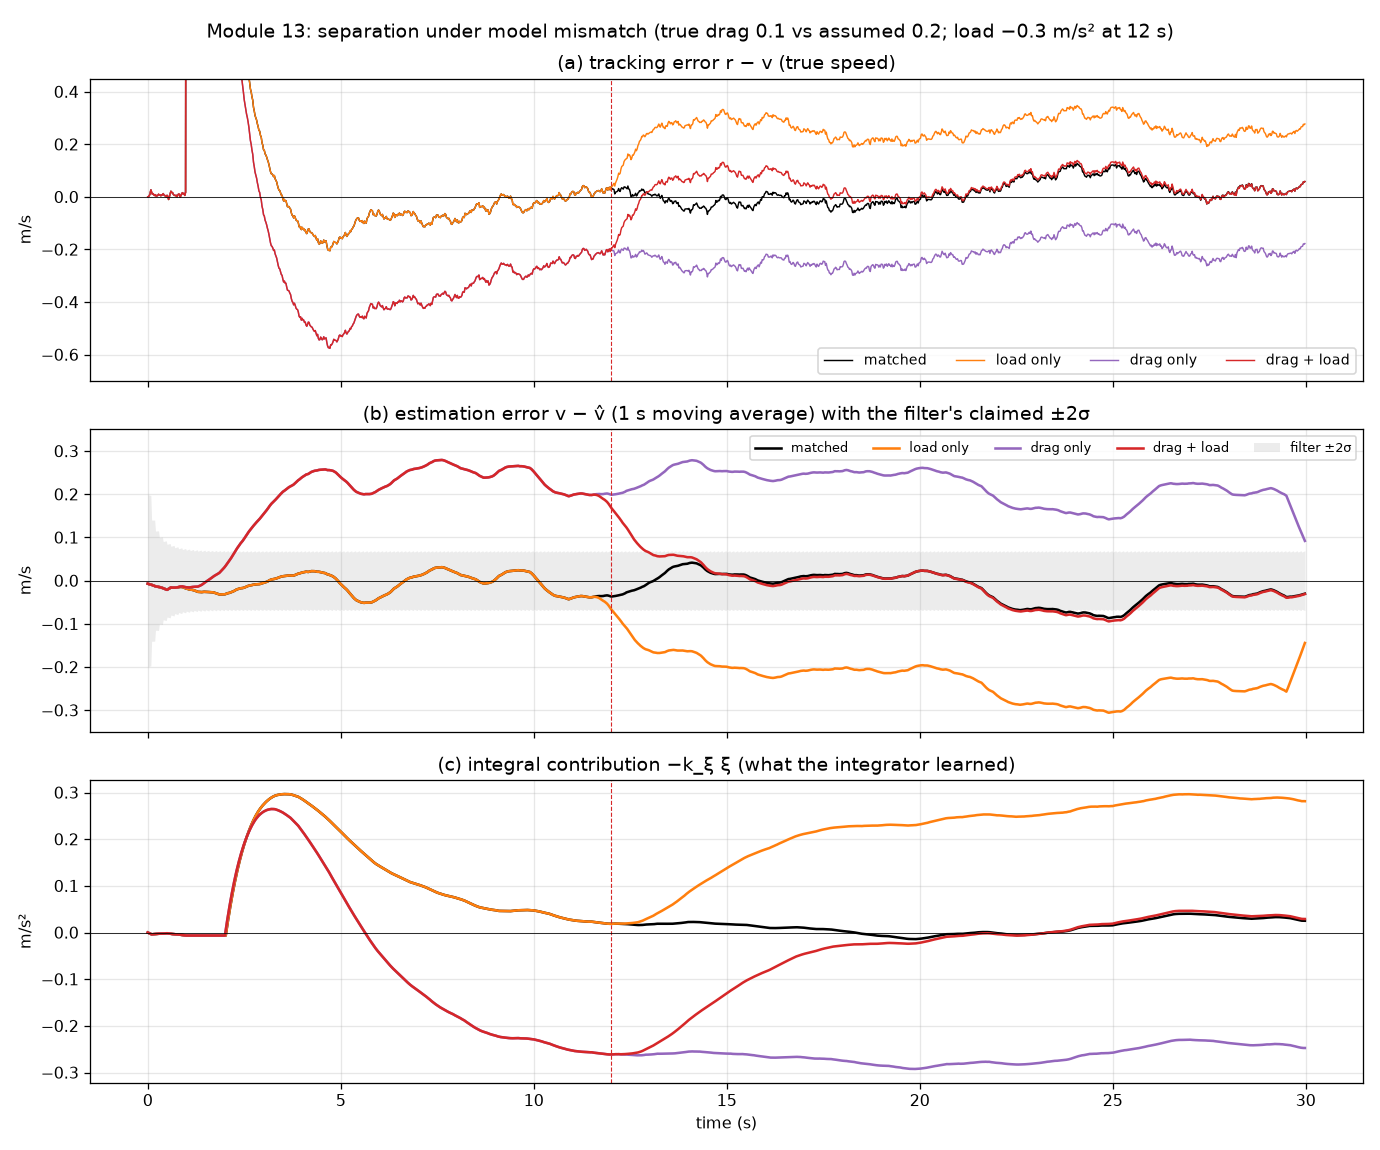

This figure's Python source:
"""
Module 13, Part 4: limits of the separation principle (10 Hz Kalman estimate, gains held fixed).

Separation says: design the estimator and the state-feedback controller independently, connect
them, and the closed-loop poles are the union of both sets. That holds for the MODEL the two were
designed on. Here the truth departs from it:
    true drag c_true = 0.1 1/s (estimator and controller keep c = 0.2: a, b, feedforward c r)
    unknown sustained load d = -0.3 m/s^2 from t = 12 s (no state for it in either design).

Runs (same noise draws, 10 Hz sensor, SD 0.1 m/s):
    matched            c_true = 0.2, no load     (Part 3 nominal estimated-state case)
    load only          c_true = 0.2, load from 12 s
    drag + load        c_true = 0.1, load from 12 s   (the Part 4 case)
    drag only          c_true = 0.1, no load          (added to separate the two effects)

What the estimator's model gets wrong: true v' = -c_true v + u + d, model v' = -c v + u, so the
model is missing a force f = (c - c_true) v + d. At v = 3 m/s: drag error +0.3 m/s^2, load -0.3,
so before 12 s f = +0.3 and after 12 s f = 0 in the drag + load case (they cancel at 3 m/s).
A persistent model force makes the Kalman prediction lag the truth between readings; the readings
pull it back but with a small steady gain (0.11), so the estimate settles with a BIAS.
The controller integrates r - v_hat, so it drives the ESTIMATE to r: an estimate bias becomes a
tracking error the integrator can't see or remove.
"""

from pathlib import Path

import matplotlib.pyplot as plt
import numpy as np

from output_feedback import SENSORS, U_LIM, draws, simulate

OUT_DIR = Path(__file__).resolve().parent
SENSOR = SENSORS["estimated, 10 Hz"]
RUNS = {
    "matched":     {"c_true": 0.2, "load": 0.0},
    "load only":   {"c_true": 0.2, "load": -0.3},
    "drag only":   {"c_true": 0.1, "load": 0.0},
    "drag + load": {"c_true": 0.1, "load": -0.3},
}
COLORS = {"matched": "k", "load only": "tab:orange", "drag only": "tab:purple", "drag + load": "tab:red"}
WINDOWS = {"6-12 s": (6, 12), "20-30 s": (20, 30)}


def win(t, t0, t1):
    return (t >= t0 - 1e-9) & (t < t1 - 1e-9)


def predicted_bias(force, gain=0.109, every=5):
    """Steady estimate bias for a constant model force f (noise-free, periodic steady state).

    Between readings the truth gains ~ every*h*f on the model; each reading removes a fraction 'gain'
    of the accumulated gap. Just after a reading the gap g satisfies g = (1 - gain)(g + every h f),
    so g = (1 - gain) every h f / gain (drag and feedback dynamics neglected over 0.1 s).
    """
    return (1 - gain) * every * 0.02 * force / gain


def main():
    eta, z = draws()
    logs = {name: simulate(SENSOR, eta, z, **cfg) for name, cfg in RUNS.items()}
    print("Part 4: model mismatch with fixed estimator and controller gains (10 Hz sensor)")
    print(f"  {'run':<13}{'window':>9}{'mean r - v':>12}{'mean v - v_hat':>16}{'RMS v - v_hat':>15}"
          f"{'filter SD':>11}{'integral':>10}{'model force':>13}{'pred. bias':>12}")
    for name, log in logs.items():
        cfg = RUNS[name]
        t = log["t"]
        for wname, (t0, t1) in WINDOWS.items():
            m = win(t, t0, t1)
            ee = log["v"] - log["v_hat"]
            force = (0.2 - cfg["c_true"]) * 3.0 + (cfg["load"] if t0 >= 12 else 0.0)
            print(f"  {name:<13}{wname:>9}{np.mean((log['r'] - log['v'])[m]):12.4f}{np.mean(ee[m]):16.4f}"
                  f"{np.sqrt(np.mean(ee[m]**2)):15.4f}{np.mean(np.sqrt(log['P'][m])):11.4f}"
                  f"{np.mean(log['integ'][m]):10.3f}{force:13.2f}{predicted_bias(force):12.4f}")
        sat = 0.02 * np.sum(np.abs(log["u_raw"]) > U_LIM)
        k = log["t"] >= 12
        print(f"  {'':<13}  saturated {sat:.2f} s, overshoot {np.max(log['v'][t < 12]) - 3:+.3f} m/s, "
              f"largest dip after 12 s {3 - np.min(log['v'][k]):.3f} m/s, "
              f"NEES (t >= 2 s) {np.mean(((log['v'] - log['v_hat'])**2 / log['P'])[t >= 2]):.2f}")
    print("  integral = mean -k_xi xi in the window; the command needed at 3 m/s is c_true*3 - d, "
          "so the integral must supply (c_true - 0.2)*3 - d on top of the 0.6 feedforward.")

    fig, axes = plt.subplots(3, 1, sharex=True, figsize=(12, 10))
    t = logs["matched"]["t"]
    for name, log in logs.items():
        c = COLORS[name]
        ee = log["v"] - log["v_hat"]
        sm = np.convolve(ee, np.ones(50) / 50, mode="same")
        axes[0].plot(t, log["r"] - log["v"], color=c, lw=0.9, label=name)
        axes[1].plot(t, sm, color=c, lw=1.6, label=name)
        axes[2].plot(t, log["integ"], color=c, lw=1.6, label=name)
    sd = np.sqrt(logs["matched"]["P"])
    axes[1].fill_between(t, -2 * sd, 2 * sd, color="0.5", alpha=0.15, lw=0, label="filter ±2σ")
    for ax in axes:
        ax.axvline(12, color="tab:red", lw=0.7, ls="--")
        ax.axhline(0, color="k", lw=0.5)
        ax.grid(alpha=0.3)
    axes[0].set_ylim(-0.7, 0.45)
    axes[0].set_title("(a) tracking error r − v (true speed)")
    axes[1].set_ylim(-0.35, 0.35)
    axes[1].set_title("(b) estimation error v − v̂ (1 s moving average) with the filter's claimed ±2σ")
    axes[2].set_title("(c) integral contribution −k_ξ ξ (what the integrator learned)")
    axes[0].set_ylabel("m/s"); axes[1].set_ylabel("m/s"); axes[2].set_ylabel("m/s²")
    axes[2].set_xlabel("time (s)")
    axes[0].legend(loc="lower right", fontsize=9, ncol=4)
    axes[1].legend(loc="upper right", fontsize=8, ncol=5)
    fig.suptitle("Module 13: separation under model mismatch (true drag 0.1 vs assumed 0.2; load −0.3 m/s² at 12 s)")
    fig.tight_layout()
    path = OUT_DIR / "separation_limits.png"
    fig.savefig(path, dpi=115)
    plt.close(fig)
    print(f"\nFigure saved: {path.name}")


if __name__ == "__main__":
    main()
